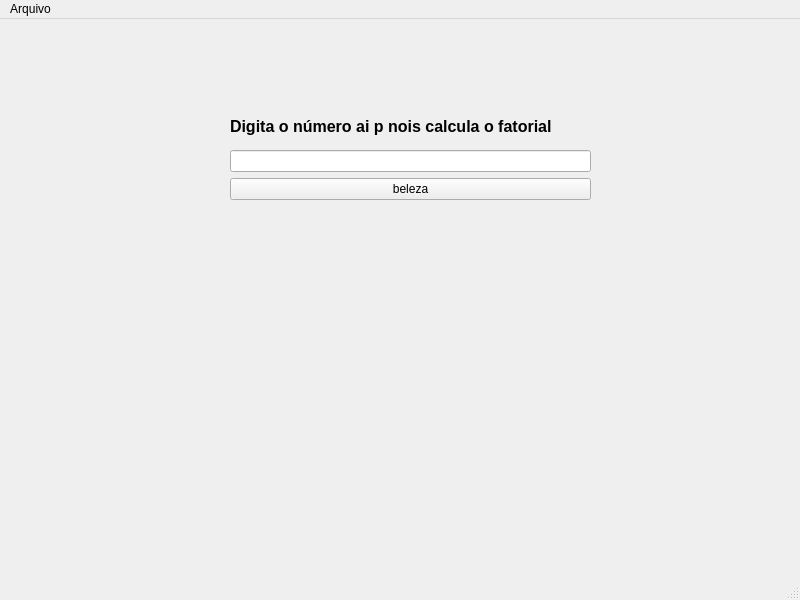
<?xml version="1.0" encoding="UTF-8"?>
<ui version="4.0">
 <class>MainWindow</class>
 <widget class="QMainWindow" name="MainWindow">
  <property name="geometry">
   <rect>
    <x>0</x>
    <y>0</y>
    <width>800</width>
    <height>600</height>
   </rect>
  </property>
  <property name="windowTitle">
   <string>MainWindow</string>
  </property>
  <widget class="QWidget" name="centralwidget">
   <widget class="QWidget" name="verticalLayoutWidget">
    <property name="geometry">
     <rect>
      <x>230</x>
      <y>90</y>
      <width>361</width>
      <height>131</height>
     </rect>
    </property>
    <layout class="QVBoxLayout" name="verticalLayout">
     <item>
      <widget class="QLabel" name="label">
       <property name="font">
        <font>
         <pointsize>12</pointsize>
         <weight>75</weight>
         <bold>true</bold>
        </font>
       </property>
       <property name="text">
        <string>Digita o número ai p nois calcula o fatorial</string>
       </property>
      </widget>
     </item>
     <item>
      <widget class="QLineEdit" name="lineEdit">
       <property name="alignment">
        <set>Qt::AlignCenter</set>
       </property>
      </widget>
     </item>
     <item>
      <widget class="QPushButton" name="pushButton">
       <property name="text">
        <string>beleza</string>
       </property>
      </widget>
     </item>
     <item>
      <widget class="QLabel" name="label_2">
       <property name="font">
        <font>
         <pointsize>12</pointsize>
         <weight>75</weight>
         <bold>true</bold>
        </font>
       </property>
       <property name="text">
        <string/>
       </property>
       <property name="alignment">
        <set>Qt::AlignCenter</set>
       </property>
      </widget>
     </item>
    </layout>
   </widget>
  </widget>
  <widget class="QMenuBar" name="menubar">
   <property name="geometry">
    <rect>
     <x>0</x>
     <y>0</y>
     <width>800</width>
     <height>21</height>
    </rect>
   </property>
   <widget class="QMenu" name="menuArquivo">
    <property name="title">
     <string>Arquivo</string>
    </property>
    <addaction name="actionSalvar"/>
    <addaction name="actionNovo"/>
    <addaction name="actionAbrir"/>
    <addaction name="actionSair"/>
   </widget>
   <addaction name="menuArquivo"/>
  </widget>
  <widget class="QStatusBar" name="statusbar"/>
  <action name="actionSalvar">
   <property name="text">
    <string>Salvar</string>
   </property>
  </action>
  <action name="actionSair">
   <property name="text">
    <string>Sair</string>
   </property>
  </action>
  <action name="actionNovo">
   <property name="text">
    <string>Novo</string>
   </property>
  </action>
  <action name="actionAbrir">
   <property name="text">
    <string>Abrir</string>
   </property>
  </action>
 </widget>
 <resources/>
 <connections/>
</ui>
